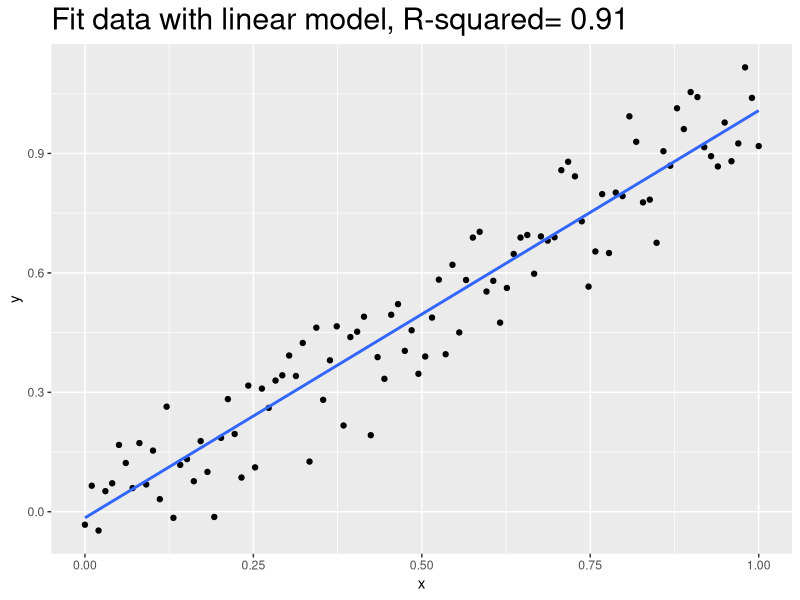
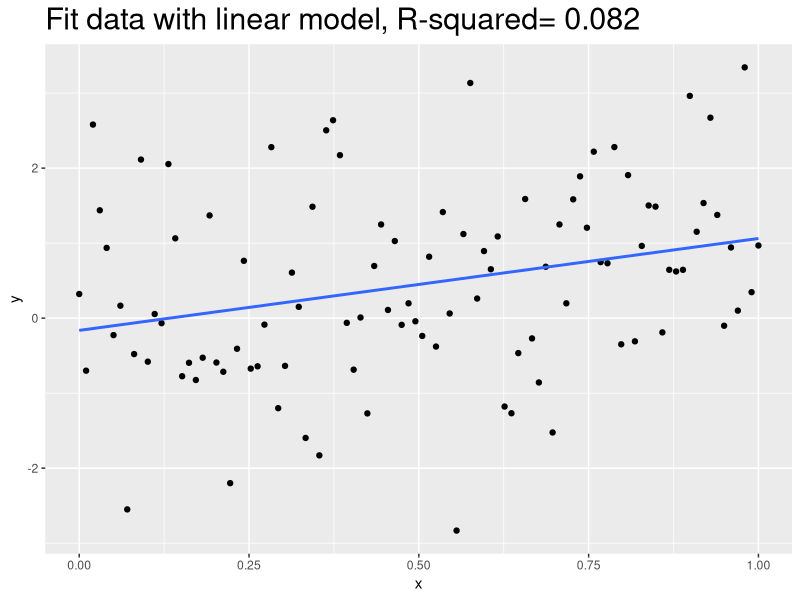

R code for these plots, in order:
## ---- chunk 1
# Initialize the data
require(ggplot2)
set.seed(101)
x <- seq(0,1,length=100)
noise <- rnorm(100, mean = 0, sd = 0.1)
y <- x + noise
# put these in a dataframe
x_name <- "x"
y_name <- "y"
df <- data.frame(x,y)
names(df) <- c(x_name,y_name)
## ---- chunk 2
fit <- lm(y ~ x, data = df)
r2 <- summary(fit)$r.squared
ggplot(df, aes(x,y)) +
    geom_point() + geom_smooth(method = "lm", se = FALSE)+
    ggtitle(paste("Fit data with linear model, R-squared=", format(r2,digits=2))) +
    theme(plot.title = element_text(size=22))
## ---- chunk 3
x <- seq(0,1,length=100)
noise <- rnorm(100, mean = 0, sd = 1.2)
y <- x + noise
# put these in a dataframe
x_name <- "x"
y_name <- "y"
df <- data.frame(x,y)
names(df) <- c(x_name,y_name)
## ---- chunk 4
fit <- lm(y ~ x, data = df)
r2 <- summary(fit)$r.squared
ggplot(df, aes(x,y)) +
    geom_point() + geom_smooth(method = "lm", se = FALSE) +
    ggtitle(paste("Fit data with linear model, R-squared=", format(r2,digits=2))) +
    theme(plot.title = element_text(size=22))
